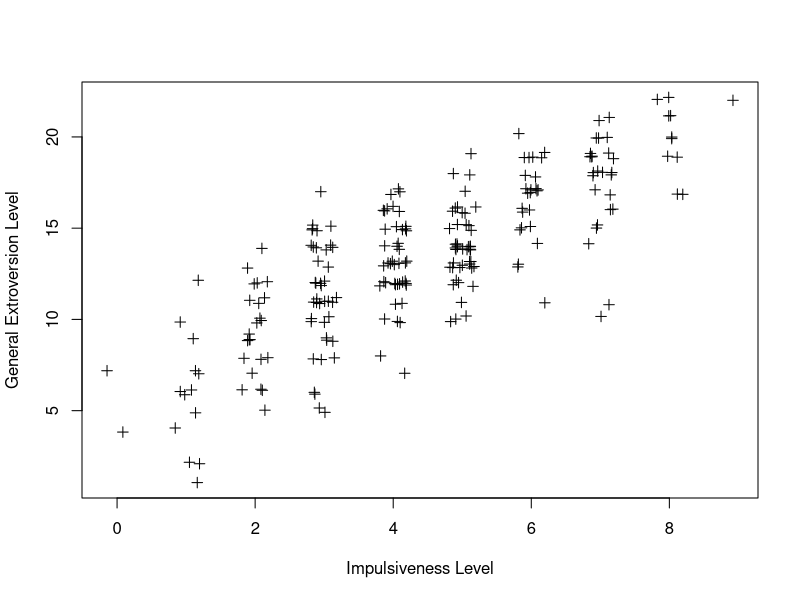
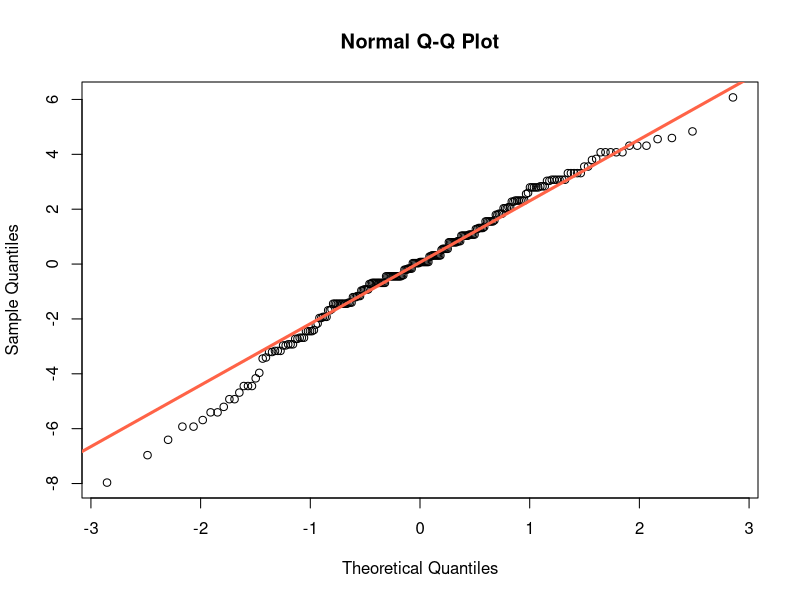
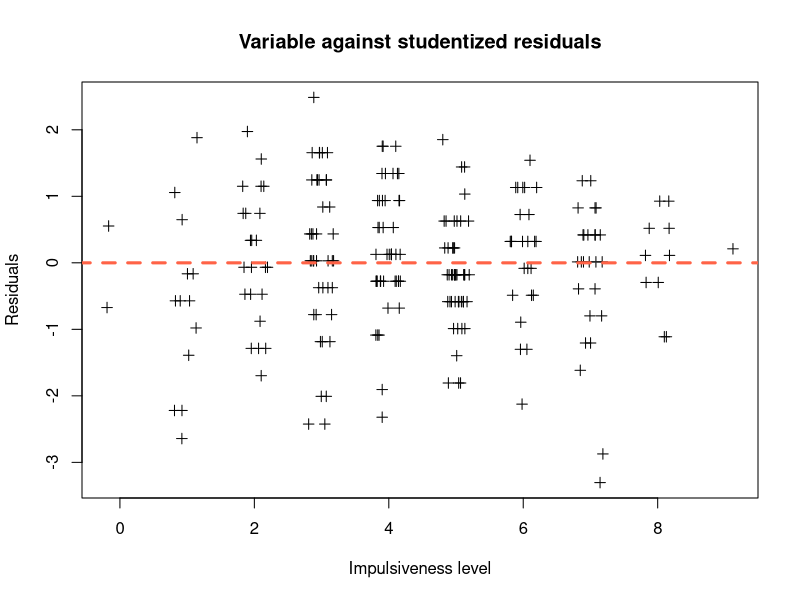
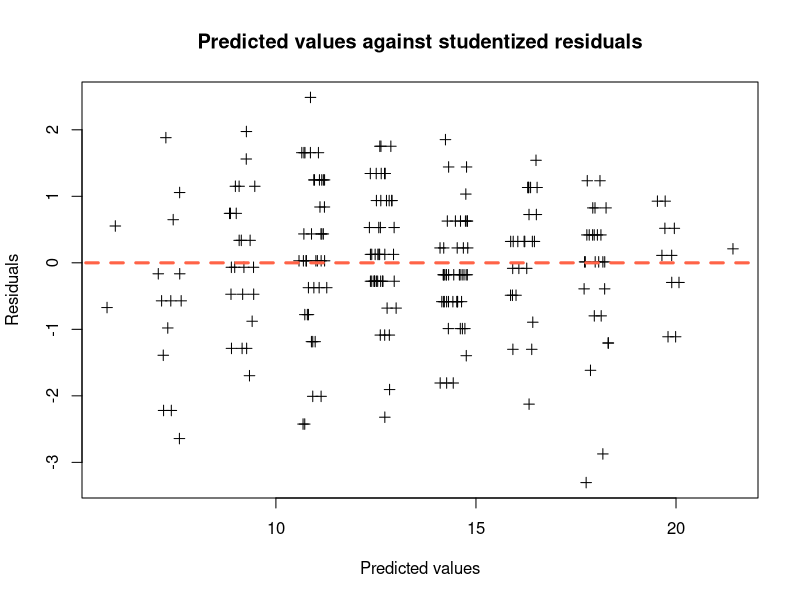
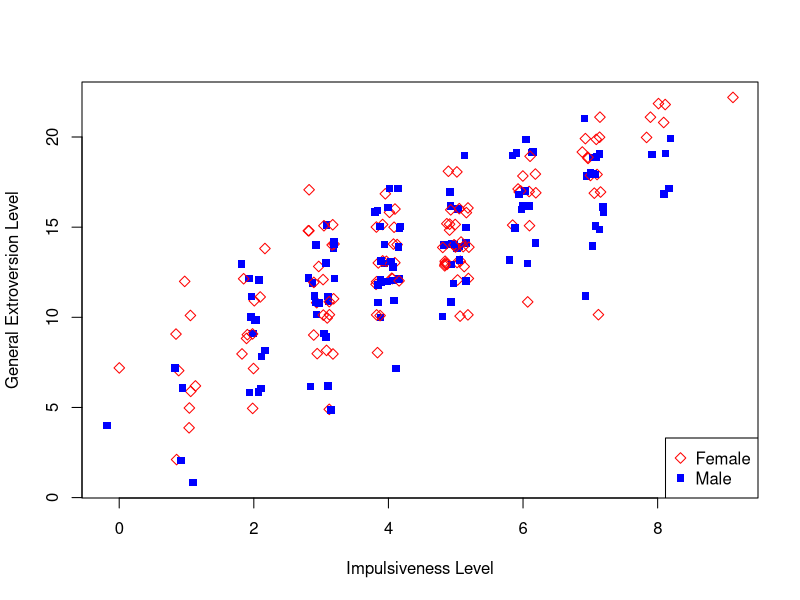

Generate these figures, in order, with R:
#!/usr/bin/env Rscript

# Loading the dataset

data <- read.csv(file="epi-bf-bdi-data.csv",head=T, sep="\t")

names(data)
attach(data)
dim(data)

# Overview

summary(data)

# Linear model visualization

plot(jitter(epiImp), jitter(epiE), xlab="Impulsiveness Level", ylab="General Extroversion Level", pch=3)

# Linear model construction

mod <- lm(epiE~epiImp)
summary(mod)

# Mean of the residuals

mean(mod$residuals)

# Gaussian distribution

qqnorm(mod$residuals)
qqline(mod$residuals,col="tomato",lwd=3)

# Homoscedasticity

normResiduals <- rstudent(mod)

plot(jitter(epiImp), normResiduals, pch=3, main="Variable against studentized residuals", xlab="Impulsiveness level", ylab="Residuals")
lines(c(-1,10), c(0,0), lty=2, col="tomato", lwd=3)

plot(jitter(mod$fitted.values), normResiduals, pch=3, main="Predicted values against studentized residuals", xlab="Predicted values", ylab="Residuals")
lines(c(-1,30), c(0,0), lty=2, col="tomato", lwd=3)

# Accounting for gender differences

plot(jitter(epiImp), jitter(epiE), xlab="Impulsiveness Level", ylab="General Extroversion Level", , pch=ifelse(sex=="F",5,15), col=ifelse(sex=="F","red", "blue"))
legend("bottomright", "(x,y)", c("Female", "Male"), pch=c(5,15), col=c("red", "blue"))
